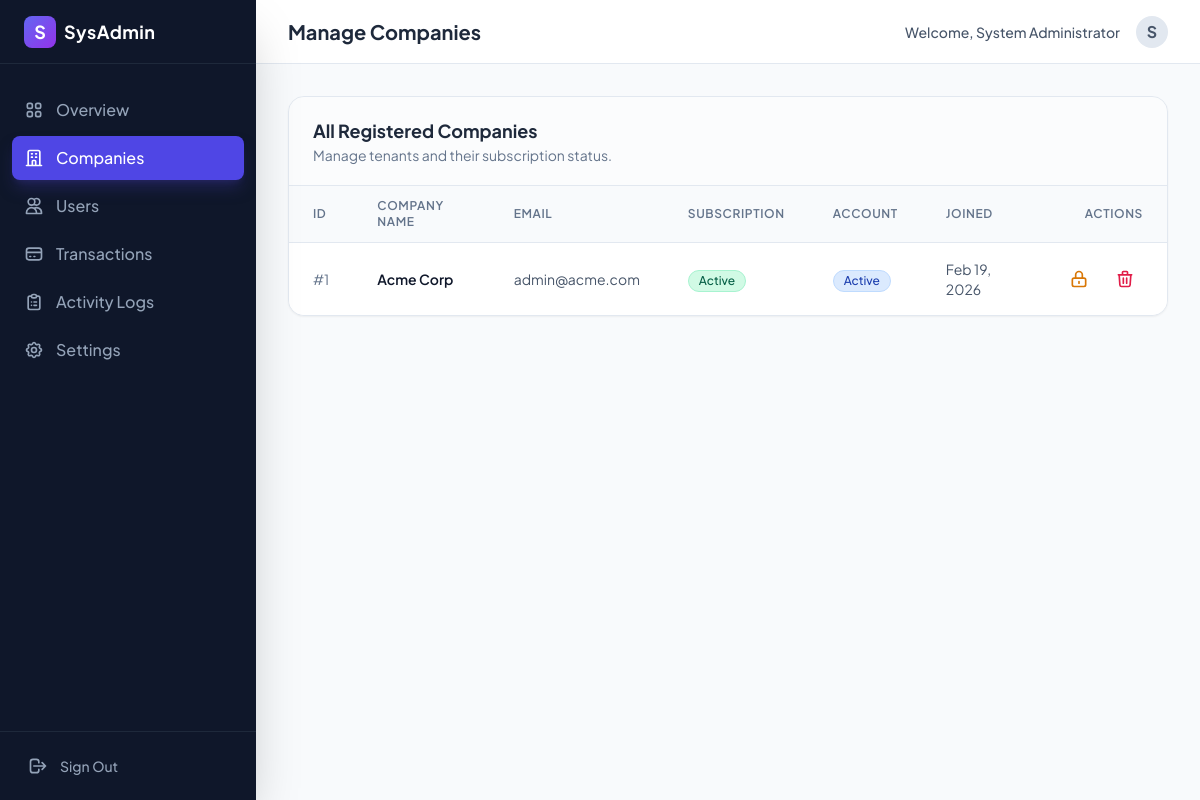
Screenshot of /admin/companies (signed in) with the database file from the repository.
### tables this page shows
CREATE TABLE IF NOT EXISTS companies (
    id INT AUTO_INCREMENT PRIMARY KEY,
    name VARCHAR(255) NOT NULL,
    email VARCHAR(255) NOT NULL UNIQUE,
    subscription_status ENUM('active', 'inactive', 'trial') DEFAULT 'trial',
    trial_ends_at DATETIME,
    created_at TIMESTAMP DEFAULT CURRENT_TIMESTAMP,
    updated_at TIMESTAMP DEFAULT CURRENT_TIMESTAMP ON UPDATE CURRENT_TIMESTAMP
);

### src/Controllers/DashboardController.php (called while the page is built, shortened)
<?php
class DashboardController extends Controller
{
    public function companies()
    {
        $db = new \App\Config\Database();
        $conn = $db->getConnection();
        $stmt = $conn->query("SELECT * FROM companies ORDER BY created_at DESC");
        $companies = $stmt->fetchAll(\PDO::FETCH_ASSOC);
        $this->view('dashboard/system/companies', ['companies' => $companies]);
    }
}

### src/Views/dashboard/system/companies.php (the view, shortened to what this page needs)
<div class="bg-white rounded-2xl shadow-sm border border-slate-200 overflow-hidden">
    <div class="px-6 py-5 border-b border-slate-200 bg-slate-50/50 flex flex-col sm:flex-row sm:items-center justify-between gap-4">
        <div>
            <h3 class="text-lg font-bold text-slate-800">All Registered Companies</h3>
            <p class="text-sm text-slate-500">Manage tenants and their subscription status.</p>
        </div>
    </div>
    <div class="overflow-x-auto">
        <table class="min-w-full divide-y divide-slate-200">
            <thead class="bg-slate-50">
                <tr>
                    <th class="px-6 py-3 text-left text-xs font-semibold text-slate-500 uppercase tracking-wider">ID</th>
                    <th class="px-6 py-3 text-left text-xs font-semibold text-slate-500 uppercase tracking-wider">Company Name</th>
                    <th class="px-6 py-3 text-left text-xs font-semibold text-slate-500 uppercase tracking-wider">Email</th>
                    <th class="px-6 py-3 text-left text-xs font-semibold text-slate-500 uppercase tracking-wider">Subscription</th>
                    <th class="px-6 py-3 text-left text-xs font-semibold text-slate-500 uppercase tracking-wider">Account</th>
                    <th class="px-6 py-3 text-left text-xs font-semibold text-slate-500 uppercase tracking-wider">Joined</th>
                    <th class="px-6 py-3 text-right text-xs font-semibold text-slate-500 uppercase tracking-wider">Actions</th>
                </tr>
            </thead>
            <tbody class="divide-y divide-slate-100 bg-white">
                <?php foreach ($companies as $company): ?>
                    <?php
                        $is_trial = $company['subscription_status'] === 'trial';
                        $trial_ended = !empty($company['trial_ends_at']) && strtotime($company['trial_ends_at']) < time();
                        $is_expired = $is_trial && $trial_ended;
                    ?>
                    <tr class="hover:bg-slate-50/80 transition-colors">
                        <td class="px-6 py-4 text-sm text-slate-500">#<?= $company['id'] ?></td>
                        <td class="px-6 py-4 text-sm font-semibold text-slate-900"><?= htmlspecialchars($company['name']) ?></td>
                        <td class="px-6 py-4 text-sm text-slate-600"><?= htmlspecialchars($company['email']) ?></td>
                        <td class="px-6 py-4">
                            <?php if ($is_expired): ?>
                                <span class="inline-flex items-center px-2.5 py-0.5 rounded-full text-xs font-medium bg-rose-100 text-rose-800 border border-rose-200">
                                    Expired (Trial)
                                </span>
                            <?php else: ?>
                                <span class="inline-flex items-center px-2.5 py-0.5 rounded-full text-xs font-medium capitalize
                                    <?= $company['subscription_status'] === 'active' ? 'bg-emerald-100 text-emerald-800 border border-emerald-200' : 'bg-amber-100 text-amber-800 border border-amber-200' ?>">
                                    <?= ucfirst($company['subscription_status']) ?>
                                </span>
                            <?php endif; ?>
                        </td>
                        <td class="px-6 py-4">
                            <span class="inline-flex items-center px-2.5 py-0.5 rounded-full text-xs font-medium capitalize
                                <?= ($company['account_status'] ?? 'active') === 'active' ? 'bg-blue-100 text-blue-800 border border-blue-200' : 'bg-red-100 text-red-800 border border-red-200' ?>">
                                <?= ucfirst($company['account_status'] ?? 'active') ?>
                            </span>
                        </td>
                        <td class="px-6 py-4 text-sm text-slate-600"><?= date('M j, Y', strtotime($company['created_at'])) ?></td>
                        <td class="px-6 py-4 text-right text-sm font-medium whitespace-nowrap">
                            <form action="/saas/admin/companies/suspend" method="POST" class="inline-block" onsubmit="return confirm('Are you sure you want to change the status of this company?');">
                                <?php if (($company['account_status'] ?? 'active') === 'active'): ?>
                                    <button type="submit" class="text-amber-600 hover:text-amber-900 hover:bg-amber-50 px-2 py-1 rounded transition-colors" title="Suspend Access">
                                        <svg class="w-5 h-5" fill="none" stroke="currentColor" viewBox="0 0 24 24">
                                            <path stroke-linecap="round" stroke-linejoin="round" stroke-width="2" d="M12 15v2m-6 4h12a2 2 0 002-2v-6a2 2 0 00-2-2H6a2 2 0 00-2 2v6a2 2 0 002 2zm10-10V7a4 4 0 00-8 0v4h8z"></path>
                                        </svg>
                                    </button>
                                <?php endif; ?>
                            </form>
                            <form action="/saas/admin/companies/delete" method="POST" class="inline-block ml-2" onsubmit="return confirm('WARNING: This will permanently delete the company and. Are you sure?');">
                                <button type="submit" class="text-rose-600 hover:text-rose-900 hover:bg-rose-50 px-2 py-1 rounded transition-colors" title="Delete Company">
                                    <svg class="w-5 h-5" fill="none" stroke="currentColor" viewBox="0 0 24 24">
                                        <path stroke-linecap="round" stroke-linejoin="round" stroke-width="2" d="M19 7l-.867 12.142A2 2 0 0116.138 21H7.862a2 2 0 01-1.995-1.858L5 7m5 4v6m4-6v6m1-10V4a1 1 0 00-1-1h-4a1 1 0 00-1 1v3M4 7h16"></path>
                                    </svg>
                                </button>
                            </form>
                        </td>
                    </tr>
                <?php endforeach; ?>
            </tbody>
        </table>
    </div>
</div>
<?php
$content = ob_get_clean();
$title = "Manage Companies";
require __DIR__ . '/../../dashboard_layout.php';
?>

### public/index.php (shortened to what this page needs)
<?php
spl_autoload_register(function ($class) {
    $prefix = 'App\\';
    $base_dir = __DIR__ . '/../src/';
    $len = strlen($prefix);
    $relative_class = substr($class, $len);
    $file = $base_dir . str_replace('\\', '/', $relative_class) . '.php';
});
$requestUri = parse_url($_SERVER['REQUEST_URI'], PHP_URL_PATH);
$requestMethod = $_SERVER['REQUEST_METHOD'];
if (strpos($requestUri, '/saas/public') === 0) {
    $requestUri = substr($requestUri, strlen('/saas/public'));
} elseif (strpos($requestUri, '/saas') === 0) {
    $requestUri = substr($requestUri, strlen('/saas'));
}
if (array_key_exists($requestUri, $routes[$requestMethod])) {
    $parts = explode('@', $routes[$requestMethod][$requestUri]);
    $controllerName = "App\\Controllers\\" . $parts[0];
    $action = $parts[1];
    if (class_exists($controllerName)) {
        $controller = new $controllerName();
        if (method_exists($controller, $action)) {
            $controller->$action();
        } else {
            http_response_code(500);
            echo "Action not found";
        }
    } else {
        http_response_code(500);
        echo "Controller not found: " . $controllerName;
    }
} else {
    http_response_code(404);
    echo "404 Not Found";
}

### src/Controllers/Controller.php (shortened to what this page needs)
<?php
class Controller
{
    protected function view($view, $data = [])
    {
        extract($data);
        $viewFile = __DIR__ . '/../Views/' . $view . '.php';
        if (file_exists($viewFile)) {
            require $viewFile;
        } else {
            echo "View not found: " . $viewFile;
        }
    }
}

### src/Views/dashboard_layout.php (shortened to what this page needs)
<!DOCTYPE html>
<html lang="en" class="scroll-smooth">
<head>
    <script src="https://cdn.tailwindcss.com"></script>
</head>
<body class="bg-slate-50 text-slate-900 antialiased font-sans">
    <?php
    $role = $_SESSION['role'] ?? 'viewer';
    $name = $_SESSION['name'] ?? 'User';
    $initial = strtoupper(substr($name, 0, 1));
    ?>
    <div class="flex h-screen bg-slate-50">
        <aside class="w-64 bg-slate-900 text-white flex flex-col shadow-2xl z-20">
            <div class="h-16 flex items-center px-6 border-b border-slate-800 bg-slate-900">
                <div class="flex items-center gap-2">
                    <div
                        class="w-8 h-8 rounded-lg bg-gradient-to-br from-indigo-500 to-purple-600 flex items-center justify-center text-white font-bold text-lg">
                        S
                    </div>
                    <span class="text-lg font-bold tracking-wide">
                        <?= $role === 'system_admin' ? 'SysAdmin' : 'SupplierEval' ?>
                    </span>
                </div>
            </div>
            <nav class="flex-1 overflow-y-auto py-6 px-3 space-y-1">
                <a href="/saas/dashboard"
                    class="flex items-center justify-between px-3 py-2.5 text-slate-400 hover:text-white hover:bg-slate-800 rounded-lg transition-all <?= $_SERVER['REQUEST_URI'] === '/saas/dashboard' ? 'bg-indigo-600 text-white shadow-lg shadow-indigo-900/50' : '' ?>">
                    <div class="flex items-center gap-3">
                        <span class="font-medium">Overview</span>
                    </div>
                </a>
                <?php if ($role === 'system_admin'): ?>
                    <a href="/saas/admin/companies"
                        class="flex items-center gap-3 px-3 py-2.5 text-slate-400 hover:text-white hover:bg-slate-800 rounded-lg transition-all <?= str_contains($_SERVER['REQUEST_URI'], '/admin/companies') ? 'bg-indigo-600 text-white shadow-lg shadow-indigo-900/50' : '' ?>">
                        <svg class="w-5 h-5" fill="none" stroke="currentColor" viewBox="0 0 24 24">
                            <path stroke-linecap="round" stroke-linejoin="round" stroke-width="2"
                                d="M19 21V5a2 2 0 00-2-2H7a2 2 0 00-2 2v16m14 0h2m-2 0h-5m-9 0H3m2 0h5M9 7h1m-1 4h1m4-4h1m-1 4h1m-5 10v-5a1 1 0 011-1h2a1 1 0 011 1v5m-4 0h4">
                            </path>
                        </svg>
                        <span class="font-medium">Companies</span>
                    </a>
                    <a href="/saas/admin/users"
                        class="flex items-center gap-3 px-3 py-2.5 text-slate-400 hover:text-white hover:bg-slate-800 rounded-lg transition-all <?= str_contains($_SERVER['REQUEST_URI'], '/admin/users') ? 'bg-indigo-600 text-white shadow-lg shadow-indigo-900/50' : '' ?>">
                        <svg class="w-5 h-5" fill="none" stroke="currentColor" viewBox="0 0 24 24">
                            <path stroke-linecap="round" stroke-linejoin="round" stroke-width="2"
                                d="M12 4.354a4 4 0 110 5.292M15 21H3v-1a6 6 0 0112 0v1zm0 0h6v-1a6 6 0 00-9-5.197M13 7a4 4 0 11-8 0 4 4 0 018 0z">
                            </path>
                        </svg>
                        <span class="font-medium">Users</span>
                    </a>
                    <a href="/saas/admin/transactions"
                        class="flex items-center gap-3 px-3 py-2.5 text-slate-400 hover:text-white hover:bg-slate-800 rounded-lg transition-all <?= str_contains($_SERVER['REQUEST_URI'], '/admin/transactions') ? 'bg-indigo-600 text-white shadow-lg shadow-indigo-900/50' : '' ?>">
                        <svg class="w-5 h-5" fill="none" stroke="currentColor" viewBox="0 0 24 24">
                            <path stroke-linecap="round" stroke-linejoin="round" stroke-width="2"
                                d="M3 10h18M7 15h1m4 0h1m-7 4h12a3 3 0 003-3V8a3 3 0 00-3-3H6a3 3 0 00-3 3v8a3 3 0 003 3z">
                            </path>
                        </svg>
                        <span class="font-medium">Transactions</span>
                    </a>
                    <a href="/saas/admin/audit-logs"
                        class="flex items-center gap-3 px-3 py-2.5 text-slate-400 hover:text-white hover:bg-slate-800 rounded-lg transition-all <?= str_contains($_SERVER['REQUEST_URI'], '/admin/audit-logs') ? 'bg-indigo-600 text-white shadow-lg shadow-indigo-900/50' : '' ?>">
                        <span class="font-medium">Activity Logs</span>
                    </a>
                    <a href="/saas/admin/settings"
                        class="flex items-center gap-3 px-3 py-2.5 text-slate-400 hover:text-white hover:bg-slate-800 rounded-lg transition-all <?= str_contains($_SERVER['REQUEST_URI'], '/admin/settings') ? 'bg-indigo-600 text-white shadow-lg shadow-indigo-900/50' : '' ?>">
                        <span class="font-medium">Settings</span>
                    </a>
                <?php endif; ?>
            </nav>
            <div class="p-4 border-t border-slate-800">
                <form action="/saas/logout" method="POST">
                    <button type="submit"
                        class="w-full flex items-center gap-3 px-3 py-2 text-slate-400 hover:text-white transition-colors text-sm font-medium">
                        <svg class="w-5 h-5" fill="none" stroke="currentColor" viewBox="0 0 24 24">
                            <path stroke-linecap="round" stroke-linejoin="round" stroke-width="2"
                                d="M17 16l4-4m0 0l-4-4m4 4H7m6 4v1a3 3 0 01-3 3H6a3 3 0 01-3-3V7a3 3 0 013-3h4a3 3 0 013 3v1">
                            </path>
                        </svg>
                        Sign Out
                    </button>
                </form>
            </div>
        </aside>
        <main class="flex-1 overflow-y-auto bg-slate-50 flex flex-col">
            <header
                class="bg-white border-b border-slate-200 h-16 flex items-center justify-between px-8 sticky top-0 z-10">
                <h1 class="text-xl font-bold text-slate-800"><?= $title ?? 'Dashboard' ?></h1>
                <div class="flex items-center gap-4">
                    <span class="text-sm font-medium text-slate-600 hidden md:block">Welcome,
                        <?= htmlspecialchars($name) ?></span>
                    <div
                        class="h-8 w-8 rounded-full bg-slate-200 flex items-center justify-center text-slate-600 font-bold">
                        <?= $initial ?>
                    </div>
                </div>
            </header>
            <div class="max-w-7xl mx-auto px-8 py-8 w-full">
                <?= $content ?? '' ?>
            </div>
        </main>
    </div>
</body>
</html>

### src/Views/dashboard_layout.php (style rules this page uses)
body { font-family: 'Plus Jakarta Sans', sans-serif; }

### rows the page displays
companies: id "1", name "Acme Corp", email "admin@acme.com", subscription_status "Active", account_status "Active", created_at "Feb 19, 2026"

### other values shown
$title "Manage Companies"
$name "System Administrator"
$initial "S"
